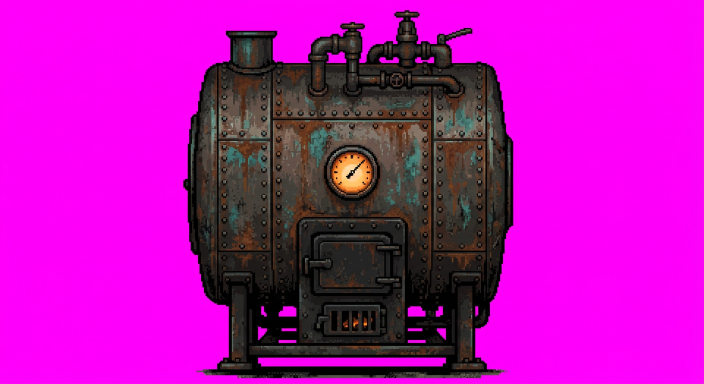
#> input picture assets/source-art/mare-missao-lote5/caldeira-sala.png, 1408 x 768 px (shown at 1/2 size); its folder holds only this picture in this run
$ python preparar-mare-lote5.py
#> lines starting #> are read from the running program, lines starting #| are printed output that depends on the picture
"""Prepare the ten original Maré lot 5 sheets.

Billboard props are keyed from the flat magenta studio background, the last
keyed edge pixel is removed without blurring the silhouette, and the result is
trimmed to its alpha bounds. `piso-metal` is a texture: it is kept opaque and
resampled to the 64 px tile used by the mission renderer.
"""
from pathlib import Path
from PIL import Image, ImageFilter

SRC = Path('assets/source-art/mare-missao-lote5')
DST = Path('assets/sprites/mare-missao-lote5')
DST.mkdir(parents=True, exist_ok=True)
TEXTURES = {'piso-metal'}


def is_key(r, g, b):
    return r > 70 and b > 65 and g < min(r, b) * 0.85


for path in sorted(SRC.glob('*.png')):
    image = Image.open(path).convert('RGBA')
    name = path.stem
    if name == 'porta-recompilacao':
        # The source model returned a three-panel study; the middle panel is
        # the complete door, so publish that one instead of a collage.
        third = image.width // 3
        image = image.crop((third, 0, third * 2, image.height))
    if name in TEXTURES:
        image = image.resize((64, 64), Image.Resampling.NEAREST)
        image.save(DST / path.name, optimize=True)
        continue
    pixels = image.load()
    for y in range(image.height):
        for x in range(image.width):
            r, g, b, a = pixels[x, y]
            if is_key(r, g, b):
                pixels[x, y] = (0, 0, 0, 0)
    image.thumbnail((192, 192), Image.Resampling.NEAREST)
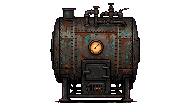
#> image: PIL image 192x105 RGBA; mean R, G, B, A 18.1, 15.2, 13.2, 91.4; transparent parts drawn white
    image.putalpha(image.getchannel('A').filter(ImageFilter.MinFilter(3)))
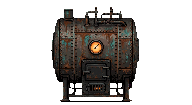
#> image: PIL image 192x105 RGBA; mean R, G, B, A 18.1, 15.2, 13.2, 81.2; transparent parts drawn white
    bounds = image.getbbox()
#> bounds = (51, 7, 139, 102)
    if bounds:
        image = image.crop(bounds)
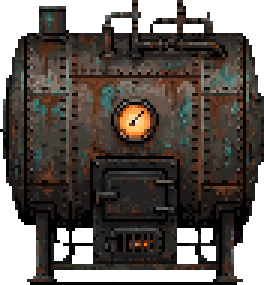
#> image: PIL image 88x95 RGBA (shown 3 times larger); mean R, G, B, A 43.4, 36.4, 31.5, 195.7; transparent parts drawn white
    image.save(DST / path.name, optimize=True)
    print(f'{name}: {image.width}x{image.height}')
#| caldeira-sala: 88x95

$ run again, on assets/source-art/mare-missao-lote5/valvula-pressao.png
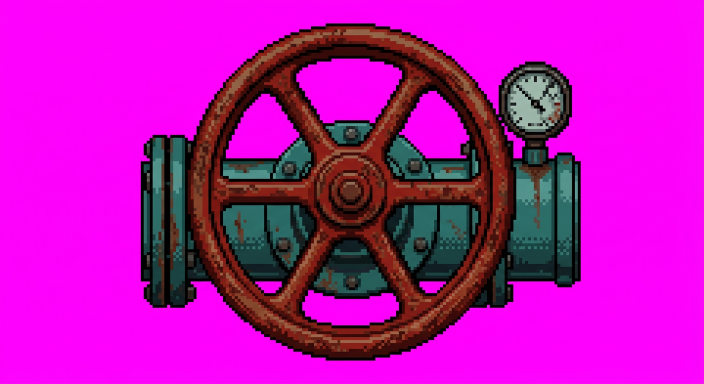
#> input picture assets/source-art/mare-missao-lote5/valvula-pressao.png, 1408 x 768 px (shown at 1/2 size)
#> `image.putalpha(image.getchannel('A').filter(ImageFilter.MinFilter(3)))`:
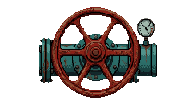
#> image: PIL image 192x105 RGBA; mean R, G, B, A 23.9, 16.1, 14.3, 79.6; transparent parts drawn white
#> bounds = (39, 7, 157, 98)
#> `image = image.crop(bounds)`:
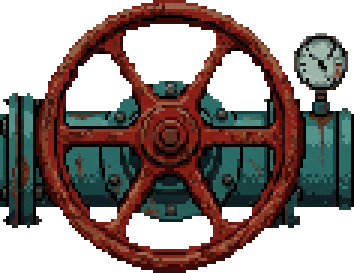
#> image: PIL image 118x91 RGBA (shown 3 times larger); mean R, G, B, A 44.5, 30.1, 26.5, 149.5; transparent parts drawn white
#| valvula-pressao: 118x91
